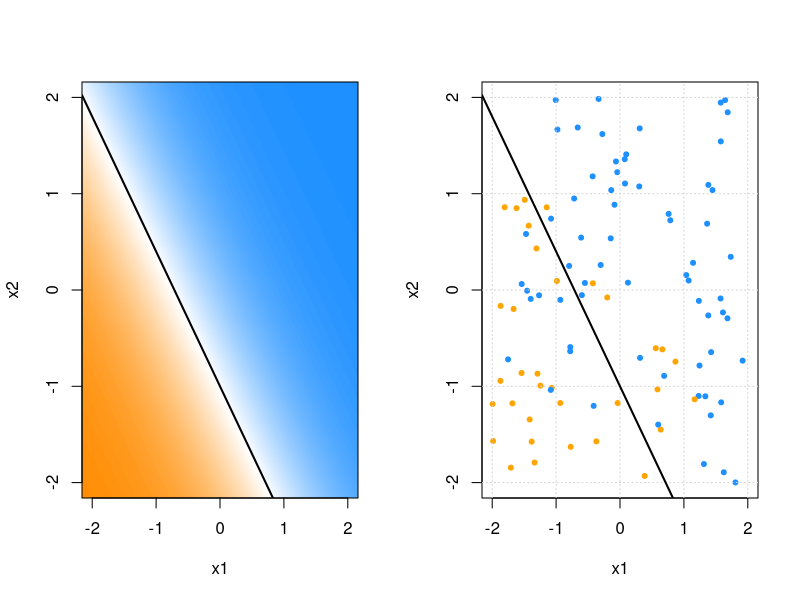

The R script that drew this image:
## ---- chunk 1
knitr::opts_chunk$set(cache = TRUE, autodep = TRUE, fig.align = "center")
## ---- chunk 2
library("dplyr")
library("knitr")
library("kableExtra")
library("tibble")
library("caret")
library("rpart")
library("nnet")
## ---- chunk 3
set.seed(1)
joint_probs = round(1:12 / sum(1:12), 2)
joint_probs = sample(joint_probs)
joint_dist = matrix(data  = joint_probs, nrow = 3, ncol = 4)
colnames(joint_dist) = c("$X = 1$", "$X = 2$", "$X = 3$", "$X = 4$")
rownames(joint_dist) = c("$Y = A$", "$Y = B$", "$Y = C$")
joint_dist %>% kable() %>% kable_styling(full_width = FALSE)
## ---- chunk 4
# marginal distribution of Y
t(colSums(joint_dist)) %>% kable() %>% kable_styling(full_width = FALSE)

# marginal distribution of X
t(rowSums(joint_dist)) %>% kable() %>% kable_styling(full_width = FALSE)
## ---- chunk 5
gen_data = function(n = 100) {
  x = sample(c(0, 1), prob = c(0.4, 0.6), size = n, replace = TRUE)
  y = ifelse(test = {x == 0},
             yes = sample(c("A", "B", "C"), size = n, prob = c(0.25, 0.50, 0.25), replace = TRUE),
             no = sample(c("A", "B", "C"), size = n, prob = c(0.1, 0.1, 0.4) / 0.6, replace = TRUE))

  tibble(x = x, y = factor(y))
}

test_cases = tibble(x = c(0, 1))

set.seed(42)
some_data = gen_data()

predict(knn3(y ~ x, data = some_data), test_cases)
predict(rpart(y ~ x, data = some_data), test_cases)
predict(multinom(y ~ x, data = some_data, trace = FALSE), test_cases, type = "prob")
## ---- chunk 6
sim_2d_logistic = function(beta_0, beta_1, beta_2, n) {
  
  par(mfrow = c(1, 2))
  
  prob_plane = as_tibble(expand.grid(x1 = -220:220 / 100, 
                                     x2 = -220:220 / 100))
  prob_plane$p = with(prob_plane, 
                      boot::inv.logit(beta_0 + beta_1 * x1 + beta_2 * x2))
  
  do_to_db = colorRampPalette(c('darkorange', "white", 'dodgerblue'))
  
  plot(x2 ~ x1, data = prob_plane, 
       col = do_to_db(100)[as.numeric(cut(prob_plane$p, 
                                          seq(0, 1, length.out = 101)))],
       xlim = c(-2, 2), ylim = c(-2, 2), pch = 20)
  abline(-beta_0 / beta_2, -beta_1 / beta_2, col = "black", lwd = 2)
  
  x1 = runif(n = n, -2, 2)
  x2 = runif(n = n, -2, 2)
  y = rbinom(n = n, size = 1, prob = boot::inv.logit(beta_0 + beta_1 * x1 + beta_2 * x2))
  y = ifelse(y == 1, "dodgerblue", "orange")
  asdf = tibble(x1, x2, y)
  
  plot(x2 ~ x1, data = asdf, col = y, xlim = c(-2, 2), ylim = c(-2, 2), pch = 20)
  grid()
  abline(-beta_0 / beta_2, -beta_1 / beta_2, col = "black", lwd = 2)
  
}

sim_2d_logistic(beta_0 = 2 * 0.5, beta_1 = 2* 0.7, beta_2 = 2* 0.5, n = 100)
